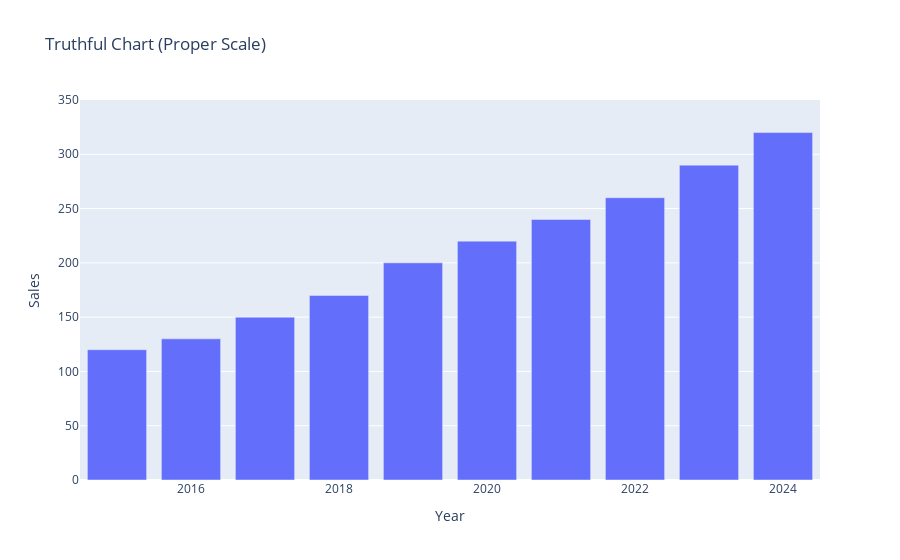

Notebook source saved alongside this figure:
### Markdown cell above
Good Example (Honest Axis):

### Code cell
good_chart = px.bar(df, x="Year", y="Sales", title="Truthful Chart (Proper Scale)")
good_chart.update_yaxes(range=[0, 350])
good_chart.show()

### Figure 1 — Plotly figure (JSON) as saved in the notebook; plotly's stock layout.template omitted (floating-point values rounded to 4 significant figures)
{"data": [{"alignmentgroup": "True", "hovertemplate": "Year=%{x}<br>Sales=%{y}<extra></extra>", "legendgroup": "", "marker": {"color": "#636efa", "pattern": {"shape": ""}}, "name": "", "offsetgroup": "", "orientation": "v", "showlegend": false, "textposition": "auto", "type": "bar", "x": [2015, 2016, 2017, 2018, 2019, 2020, 2021, 2022, 2023, 2024], "xaxis": "x", "y": [120, 130, 150, 170, 200, 220, 240, 260, 290, 320], "yaxis": "y"}], "layout": {"barmode": "relative", "legend": {"tracegroupgap": 0}, "title": {"text": "Truthful Chart (Proper Scale)"}, "xaxis": {"anchor": "y", "domain": [0, 1], "title": {"text": "Year"}}, "yaxis": {"anchor": "x", "domain": [0, 1], "range": [0, 350], "title": {"text": "Sales"}}}}
